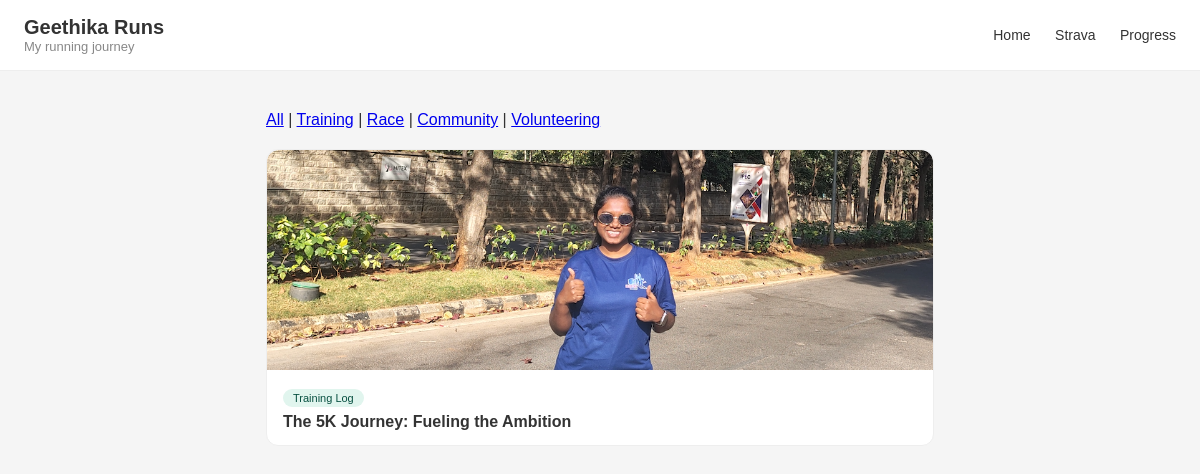
The app's page /?category=training with its own data.
### posts/models.py (models this page shows, shortened)
class Post(models.Model):
    CATEGORY_CHOICES = [
        ('training', 'Training Log'),
        ('race', 'Race Day'),
        ('community', 'Community'),
        ('volunteering', 'Volunteering'),
    ]
    title = models.CharField(max_length=200)
    story = models.TextField()
    distance = models.FloatField()
    photo = models.ImageField(upload_to='photos/', blank=True, null=True)
    date = models.DateField()
    category = models.CharField(max_length=20, choices=CATEGORY_CHOICES, default='training')
    bib_number = models.CharField(max_length=20, blank=True, null=True)
    finish_time = models.CharField(max_length=20, blank=True, null=True)
    volunteer_event = models.CharField(max_length=200, blank=True, null=True)
    volunteer_role = models.CharField(max_length=100, blank=True, null=True)

### posts/views.py (the view)
# urls.py: path('', views.home, name='home'),
def home(request):
    category = request.GET.get('category')
    if category:
        posts = Post.objects.filter(category=category).order_by('-date')
    else:
        posts = Post.objects.all().order_by('-date')
    return render(request, 'posts/home.html', {
        'posts': posts,
        'category': category
    })

### posts/templates/posts/home.html
{% extends 'posts/base.html' %}
{% block content %}
<div style="margin-bottom: 20px;">
    <a href="/">All</a> |
    <a href="/?category=training">Training</a> |
    <a href="/?category=race">Race</a> |
    <a href="/?category=community">Community</a> |
    <a href="/?category=volunteering">Volunteering</a>
</div>
{% for post in posts %}
<div class="post-card" style="padding:0; overflow:hidden;">
    <a href="{% url 'post_detail' post.pk %}" style="text-decoration:none; color:#333;">
        {% if post.photo %}
            <img src="{{ post.photo.url }}"
                 alt="{{ post.title }}"
                 class="{% if post.category == 'training' or post.category == 'race' %}img-top{% else %}img-center{% endif %}">
        {% else %}
            <div class="no-image">No photo</div>
        {% endif %}
        <div style="padding:14px 16px;">
            <span class="badge badge-{{ post.category }}">
                {{ post.get_category_display }}
            </span>
            <h2 style="font-size:16px; margin-top:6px;">
                {{ post.title }}
            </h2>
        </div>
    </a>
</div>
{% endfor %}
{% endblock %}

### posts/templates/posts/base.html (style rules this page uses)
* { margin: 0; padding: 0; box-sizing: border-box; }
body { font-family: sans-serif; background: #f5f5f5; color: #333; }
.post-card { background: white; border: 1px solid #eee; border-radius: 12px; margin-bottom: 20px; overflow: hidden; transition: transform 0.2s ease, box-shadow 0.2s ease; }
.badge { display: inline-block; font-size: 11px; padding: 3px 10px; border-radius: 20px; font-weight: 500; }
.badge-training { background: #E1F5EE; color: #085041; }
.img-top { width: 100%; height: 220px; object-fit: cover; object-position: 50% 15%; border-radius: 12px 12px 0 0; }

### records on screen
Post: photo (picture), category "Training Log", title "The 5K Journey: Fueling the Ambition"
